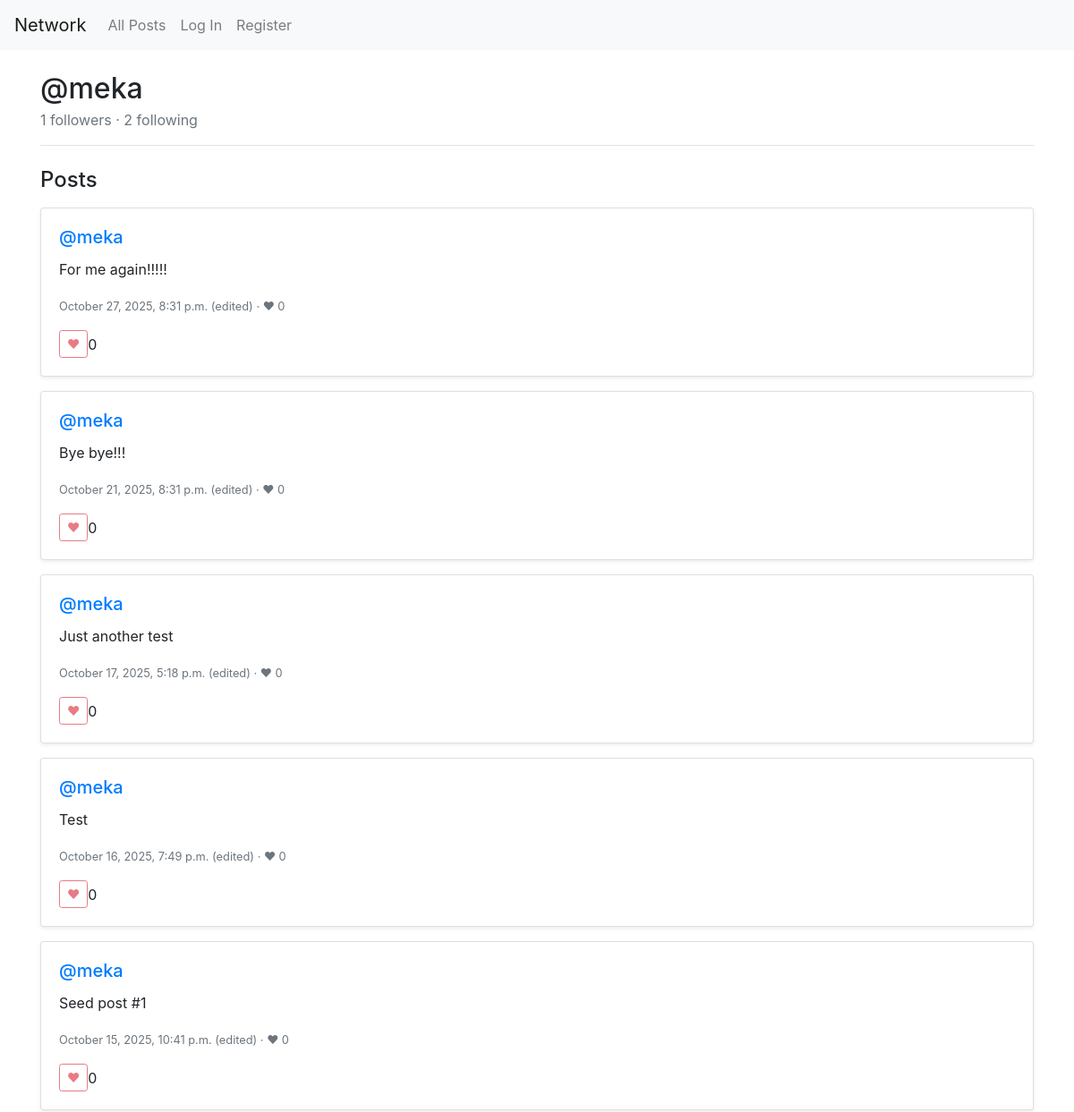
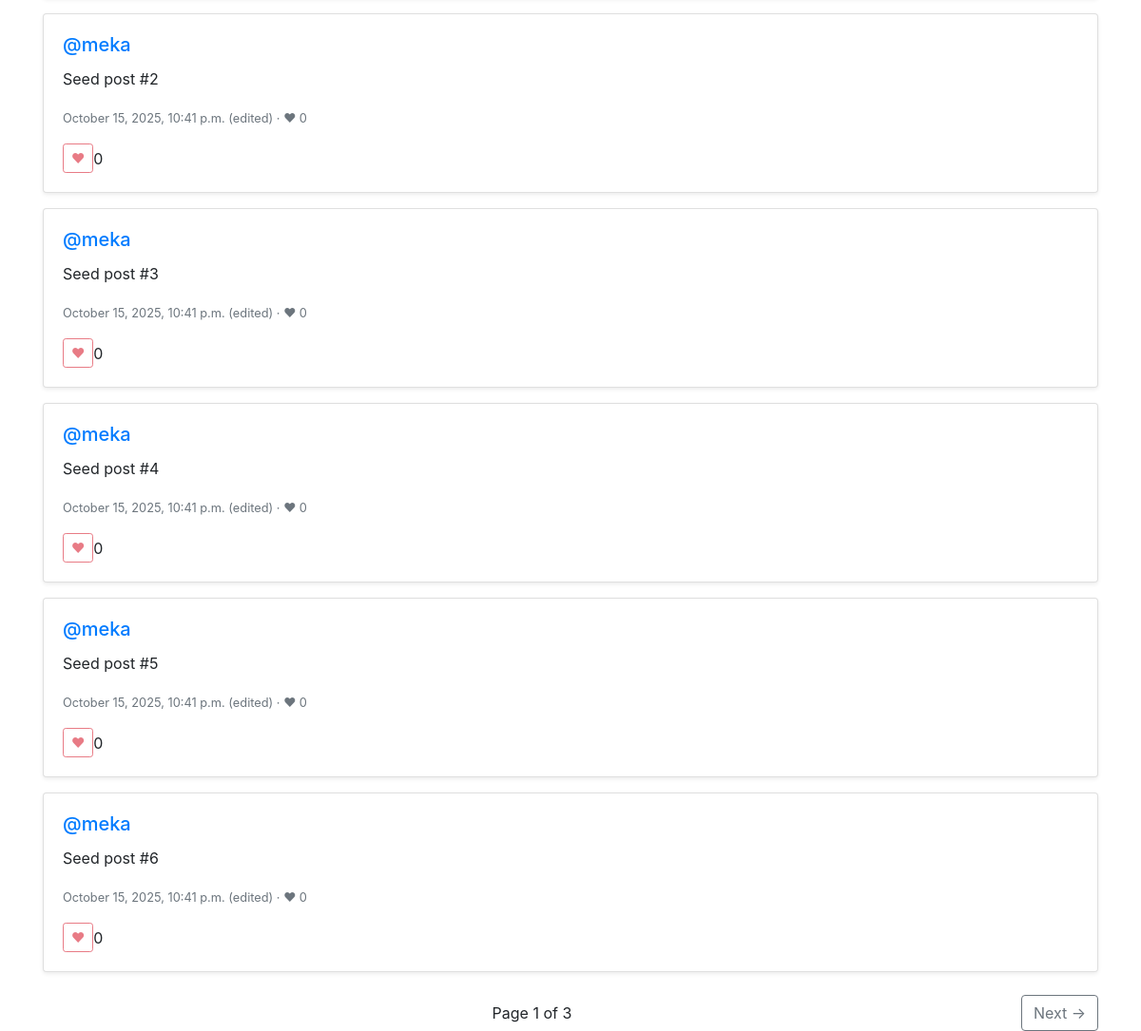
The app's page /u/meka/ with its own data (2 pictures, top to bottom).
### network/models.py (models this page shows)
class User(AbstractUser):
    following = models.ManyToManyField('self', symmetrical=False, related_name='followers', blank=True)

class Post(models.Model):
    author = models.ForeignKey(User, on_delete=models.CASCADE, related_name='posts')
    content = models.TextField(max_length=500)
    created_at = models.DateTimeField(auto_now_add=True)
    updated_at = models.DateTimeField(auto_now=True)
    likes = models.ManyToManyField(User, related_name='liked_posts', blank=True)
    class Meta:
        ordering = ['-created_at']

### network/views.py (the view)
# urls.py: path("u/<str:username>/", views.profile, name="profile"),
def profile(request, username):
    profile_user = get_object_or_404(User, username=username)
    posts = (profile_user.posts
             .select_related("author")
             .prefetch_related("likes")
             .all())
    paginator = Paginator(posts, 10)
    page_obj = paginator.get_page(request.GET.get("page"))
    is_self = request.user.is_authenticated and request.user.id == profile_user.id
    is_following = (
        request.user.is_authenticated
        and not is_self
        and profile_user in request.user.following.all()
    )
    context = {
        "profile_user": profile_user,
        "followers_count": profile_user.followers.count(),
        "following_count": profile_user.following.count(),
        "is_self": is_self,
        "is_following": is_following,
        "page_obj": page_obj,
        "posts": page_obj.object_list,
    }
    return render(request, "network/profile.html", context)

### network/templates/network/profile.html (shortened to what this page needs)
{% extends "network/layout.html" %}
{% block body %}
<div class="d-flex align-items-center justify-content-between mb-3">
  <div>
    <h2 class="mb-1">@{{ profile_user.username }}</h2>
    <div class="text-muted">
      <span id="followers-count">{{ followers_count }}</span> followers · {{ following_count }} following
    </div>
  </div>
</div>
<hr class="mb-4" />
<h4 class="mb-3">Posts</h4>
<div id="post-list">
  {% for post in posts %}
  <div class="card mb-3 shadow-sm">
    <div class="card-body">
      <h5 class="card-title">
        <a href="{% url 'profile' post.author.username %}">@{{ post.author.username }}</a>
      </h5>
      <p class="card-text post-content">{{ post.content }}</p>
      <p class="card-text">
        <small class="text-muted">
          {{ post.created_at|date:"F j, Y, g:i a" }}
          {% if post.updated_at and post.updated_at > post.created_at %}
            (edited)
          {% endif %}
          · ❤ {{ post.likes.count }}
        </small>
      </p>
      <div class="d-flex align-items-center gap-2">
        <button
          class="btn btn-sm btn-outline-danger like-btn {% if user.is_authenticated and user in post.likes.all %}active{% endif %}"
          data-id="{{ post.id }}"
          aria-pressed="{% if user.is_authenticated and user in post.likes.all %}true{% else %}false{% endif %}"
          {% if not user.is_authenticated %}disabled title="Log in to like"{% endif %}
        >
          ❤
        </button>
        <span class="like-count" data-id="{{ post.id }}">{{ post.likes.count }}</span>
      </div>
    </div>
  </div>
  {% empty %}
  <p>No posts yet.</p>
  {% endfor %}
</div>
<nav class="d-flex justify-content-between align-items-center mt-4">
  <span>Page {{ page_obj.number }} of {{ page_obj.paginator.num_pages }}</span>
  {% if page_obj.has_next %}
  <a href="?page={{ page_obj.next_page_number }}" class="btn btn-outline-secondary">Next →</a>
  {% else %}<span></span>{% endif %}
</nav>
{% endblock %}

### records on screen
User: username "meka"
Post: author.username "meka", content "For me again!!!!!", created_at "October 27, 2025, 8:31 p.m.", shows "(edited)", likes.count "0"
Post: author.username "meka", content "Bye bye!!!", created_at "October 21, 2025, 8:31 p.m.", shows "(edited)", likes.count "0"
Post: author.username "meka", content "Just another test", created_at "October 17, 2025, 5:18 p.m.", shows "(edited)", likes.count "0"
Post: author.username "meka", content "Test", created_at "October 16, 2025, 7:49 p.m.", shows "(edited)", likes.count "0"
Post: author.username "meka", content "Seed post #1", created_at "October 15, 2025, 10:41 p.m.", shows "(edited)", likes.count "0"
Post: author.username "meka", content "Seed post #2", created_at "October 15, 2025, 10:41 p.m.", shows "(edited)", likes.count "0"
Post: author.username "meka", content "Seed post #3", created_at "October 15, 2025, 10:41 p.m.", shows "(edited)", likes.count "0"
Post: author.username "meka", content "Seed post #4", created_at "October 15, 2025, 10:41 p.m.", shows "(edited)", likes.count "0"
Post: author.username "meka", content "Seed post #5", created_at "October 15, 2025, 10:41 p.m.", shows "(edited)", likes.count "0"
Post: author.username "meka", content "Seed post #6", created_at "October 15, 2025, 10:41 p.m.", shows "(edited)", likes.count "0"

### other values on screen
{{ followers_count }} "1"
{{ following_count }} "2"
{{ page_obj.number }} "1"
{{ page_obj.paginator.num_pages }} "3"
